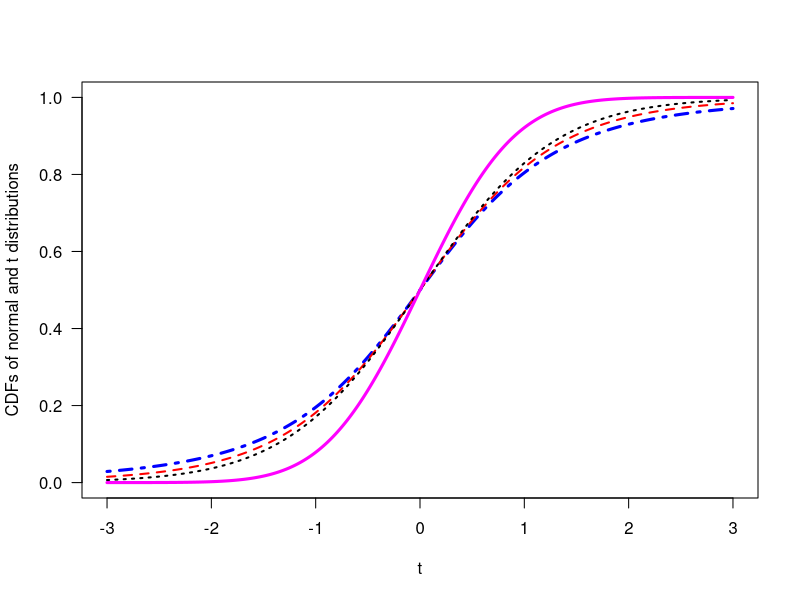

Recreate this plot in R. (Note: this script raises an error after producing the figure.)
print('file: PDsPDFsStudent-t-NormalCDFs.R')
# CDFs of t distributions & standard normal PDF
t = seq(-3,3,0.01); 
t3 = pt(t,3); t5 = pt(t,5); t10 = pt(t,10);
N_CDF =  pnorm(t * sqrt(2))
# png('tDistCDFNormalBook160103R.png',width=16,height=12,units='cm',res=300)
plot(t,t3,type='l',col='blue',xlab='t',ylab='CDFs of normal and t distributions',
     xlim=c(-3,3), ylim=c(0,1),lwd=3,las=1,lty=4)
lines(t,t5,col='red',lwd=2,lty=2)
lines(t,t10,col='black',lwd=2,lty=3)
lines(t,N_CDF,col='magenta',lwd=3,lty=1)
xt = -2;
text(xt,0.3,TeX('$\\nu = 10$'),col='black',cex=1.5)
text(xt,0.5,TeX('$\\nu = 5$'),col='red',cex=1.5)
text(xt,0.7,TeX('$\\nu = 3$'),col='blue',cex=1.5)
text(-3,0.95,'standard normal distribution',col='magenta',cex=1.5,pos=4)
# dev.off()
